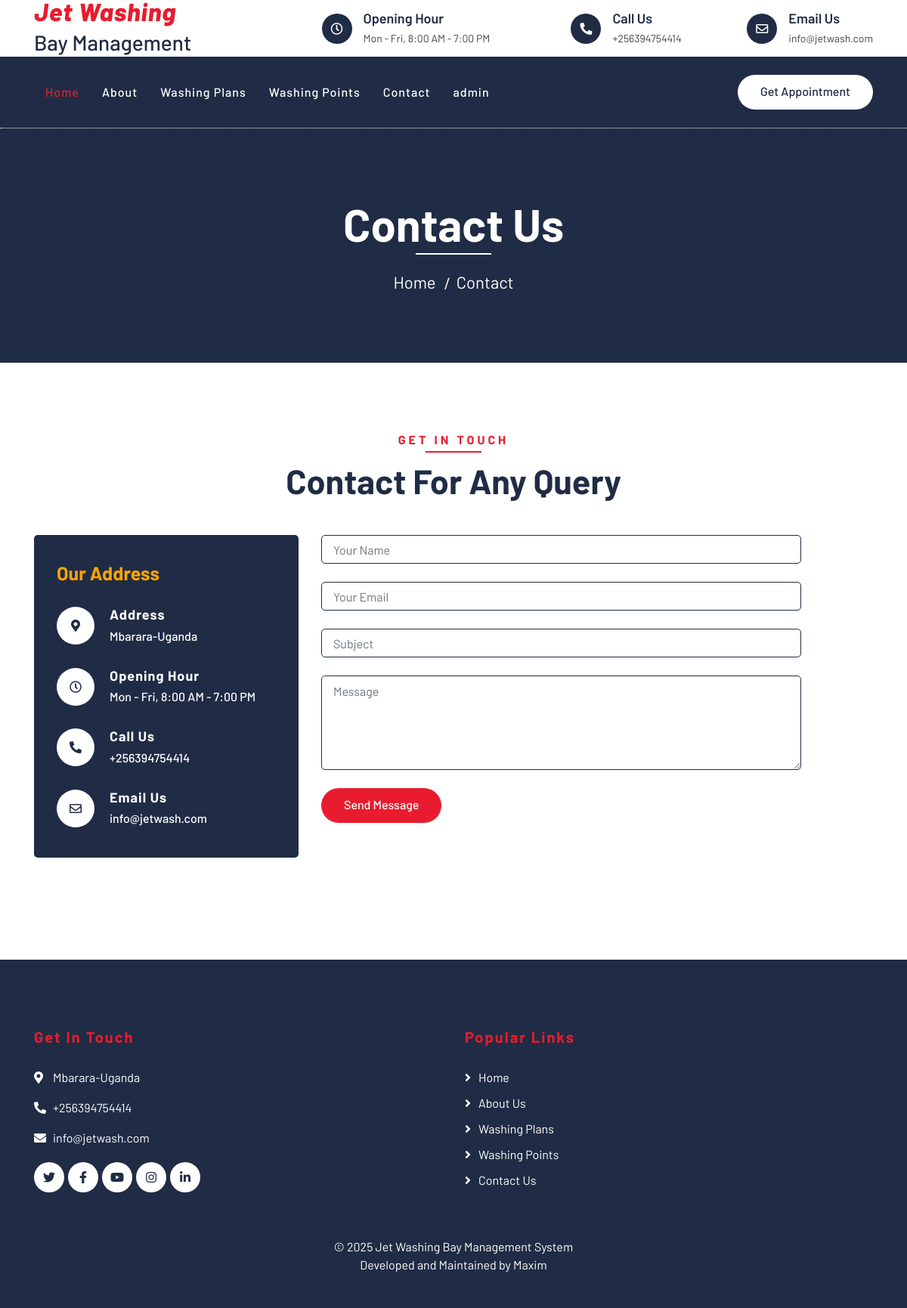
The page /contact.php on the database its author committed.
### tables this page shows
CREATE TABLE `tblpages` (
  `id` int(11) NOT NULL,
  `type` varchar(255) DEFAULT '',
  `detail` longtext DEFAULT NULL,
  `openignHrs` varchar(255) DEFAULT NULL,
  `phoneNumber` bigint(20) DEFAULT NULL,
  `emailId` varchar(120) DEFAULT NULL
);

### contact.php (the view, shortened to what this page needs)
<?php error_reporting(0);
include('includes/config.php');
    ?>
<!DOCTYPE html>
<html lang="en">
    <head>
        <link href="https://stackpath.bootstrapcdn.com/bootstrap/4.4.1/css/bootstrap.min.css" rel="stylesheet">
        <link href="https://cdnjs.cloudflare.com/ajax/libs/font-awesome/5.10.0/css/all.min.css" rel="stylesheet">
        <link href="lib/flaticon/font/flaticon.css" rel="stylesheet">
        <link href="lib/animate/animate.min.css" rel="stylesheet">
        <link href="lib/owlcarousel/assets/owl.carousel.min.css" rel="stylesheet">
        <link href="css/style.css" rel="stylesheet">
    </head>
    <body>
<?php include_once('includes/header.php');?>
        <div class="page-header">
            <div class="container">
                <div class="row">
                    <div class="col-12">
                        <h2>Contact Us</h2>
                    </div>
                    <div class="col-12">
                        <a href="index.php">Home</a>
                        <a href="contact.php">Contact</a>
                    </div>
                </div>
            </div>
        </div>
        <div class="contact">
            <div class="container">
                <div class="section-header text-center">
                    <p>Get In Touch</p>
                    <h2>Contact for any query</h2>
                </div>
                <div class="row">
<?php
$sql = "SELECT * from tblpages where type='contact'";
$query = $dbh -> prepare($sql);
$query->execute();
$results=$query->fetchAll(PDO::FETCH_OBJ);
foreach($results as $result)
{
?>
                    <div class="col-md-4">
                        <div class="contact-info">
                            <h2 style="color:orange;">Our Address</h2>
  <div class="contact-info-item">
                                <div class="contact-info-icon">
                                    <i class="fa fa-map-marker-alt"></i>
                                </div>
                                <div class="contact-info-text">
                                    <h3>Address</h3>
                                    <p><?php   echo $result->detail; ?></p>
                                </div>
                            </div>
                            <div class="contact-info-item">
                                <div class="contact-info-icon">
                                    <i class="far fa-clock"></i>
                                </div>
                                <div class="contact-info-text">
                                    <h3>Opening Hour</h3>
                                    <p><?php   echo $result->openignHrs; ?></p>
                                </div>
                            </div>
                            <div class="contact-info-item">
                                <div class="contact-info-icon">
                                    <i class="fa fa-phone-alt"></i>
                                </div>
                                <div class="contact-info-text">
                                    <h3>Call Us</h3>
                                    <p>+<?php   echo $result->phoneNumber; ?></p>
                                </div>
                            </div>
                            <div class="contact-info-item">
                                <div class="contact-info-icon">
                                    <i class="far fa-envelope"></i>
                                </div>
                                <div class="contact-info-text">
                                    <h3>Email Us</h3>
                                    <p><?php   echo $result->emailId; ?></p>
                                </div>
                            </div>
                        </div>
                    </div>
                <?php } ?>
                    <div class="col-md-7">
                        <div class="contact-form">
                            <form name="sentMessage" id="contactForm" method="post">
                                <div class="control-group">
                                    <input type="text" class="form-control" id="name" placeholder="Your Name" required="required" name="name" /><br />
                                </div>
                                <div class="control-group">
                                    <input type="email" class="form-control" id="email" placeholder="Your Email" name="email" required="required"  /> <br />
                                </div>
                                <div class="control-group">
                                    <input type="text" class="form-control" id="subject" placeholder="Subject" required="required" name="subject" /> <br />
                                </div>
                                <div class="control-group">
                                    <textarea class="form-control" id="message" placeholder="Message" required="required" name="message" ></textarea><br />
                                </div>
                                <div>
                                    <button class="btn btn-custom" type="submit" id="sendMessageButton" name="submit">Send Message</button>
                                </div>
                            </form>
                        </div>
                    </div>
                </div>
            </div>
        </div>
<?php include_once('includes/footer.php');?>
    </body>
</html>

### includes/header.php (shortened to what this page needs)
        <div class="top-bar">
            <div class="container">
                <div class="row align-items-center">
                    <div class="col-lg-4 col-md-12">
                        <div class="logo">
                            <a href="index.php">
                                <h1 style="font-size:33px;">Jet Washing </h1><h3><span>Bay Management</span></h3>
                            </a>
                        </div>
                    </div>
<?php
$sql = "SELECT * from tblpages where type='contact'";
$query = $dbh -> prepare($sql);
$query->execute();
$results=$query->fetchAll(PDO::FETCH_OBJ);
foreach($results as $result)
{
?>
                    <div class="col-lg-8 col-md-7 d-none d-lg-block">
                        <div class="row">
                            <div class="col-4">
                                <div class="top-bar-item">
                                    <div class="top-bar-icon">
                                        <i class="far fa-clock"></i>
                                    </div>
                                    <div class="top-bar-text">
                                        <h3>Opening Hour</h3>
                                        <p><?php   echo $result->openignHrs; ?></p>
                                    </div>
                                </div>
                            </div>
                            <div class="col-4">
                                <div class="top-bar-item">
                                    <div class="top-bar-icon">
                                        <i class="fa fa-phone-alt"></i>
                                    </div>
                                    <div class="top-bar-text">
                                        <h3>Call Us</h3>
                                        <p>+<?php   echo $result->phoneNumber; ?></p>
                                    </div>
                                </div>
                            </div>
                            <div class="col-4">
                                <div class="top-bar-item">
                                    <div class="top-bar-icon">
                                        <i class="far fa-envelope"></i>
                                    </div>
                                    <div class="top-bar-text">
                                        <h3>Email Us</h3>
                                        <p><?php   echo $result->emailId; ?></p>
                                    </div>
                                </div>
                            </div>
                        </div>
                    </div>
                <?php } ?>
                </div>
            </div>
        </div>
        <div class="nav-bar">
            <div class="container">
                <nav class="navbar navbar-expand-lg bg-dark navbar-dark">
                    <div class="collapse navbar-collapse justify-content-between" id="navbarCollapse">
                        <div class="navbar-nav mr-auto"  style="font-color:orange;">
                            <a href="index.php" class="nav-item nav-link active">Home</a>
                            <a href="about.php" class="nav-item nav-link">About</a>
                            <a href="washing-plans.php" class="nav-item nav-link">Washing Plans</a>
                            <a href="location.php" class="nav-item nav-link">Washing Points</a>
                            <a href="contact.php" class="nav-item nav-link">Contact</a>
                            <a href="admin" class="nav-item nav-link">admin</a>
                        </div>
                        <div class="ml-auto">
                            <a class="btn btn-custom" href="contact.php">Get Appointment</a>
                        </div>
                    </div>
                </nav>
            </div>
        </div>

### includes/footer.php (shortened to what this page needs)
<div class="footer">
            <div class="container">
                <div class="row">
                    <div class="col-lg-6 col-md-6">
                        <div class="footer-contact">
                            <h2>Get In Touch</h2>
<?php
$sql = "SELECT * from tblpages where type='contact'";
$query = $dbh -> prepare($sql);
$query->execute();
$results=$query->fetchAll(PDO::FETCH_OBJ);
foreach($results as $result)
{
?>
                            <p><i class="fa fa-map-marker-alt"></i><?php   echo $result->detail; ?></p>
                            <p><i class="fa fa-phone-alt"></i>+<?php   echo $result->phoneNumber; ?></p>
                            <p><i class="fa fa-envelope"></i><?php   echo $result->emailId; ?></p>
                        <?php } ?>
                            <div class="footer-social">
                                <a class="btn" href=""><i class="fab fa-twitter"></i></a>
                                <a class="btn" href=""><i class="fab fa-facebook-f"></i></a>
                                <a class="btn" href=""><i class="fab fa-youtube"></i></a>
                                <a class="btn" href=""><i class="fab fa-instagram"></i></a>
                                <a class="btn" href=""><i class="fab fa-linkedin-in"></i></a>
                            </div>
                        </div>
                    </div>
                    <div class="col-lg-5 col-md-6">
                        <div class="footer-link">
                            <h2>Popular Links</h2>
                              <a href="index.php">Home</a>
                            <a href="about.php">About Us</a>
                            <a href="washing-plans.php">Washing Plans</a>
                            <a href="location.php">Washing Points</a>
                            <a href="contact.php">Contact Us</a>
                        </div>
                    </div>
                </div>
            </div>
            <div class="container copyright">
            <p> &copy; <?php echo date('Y'); ?> Jet Washing Bay Management System</p> <p> Developed and Maintained  by Maxim</p>
            </div>
        </div>

### rows shown on the page
tblpages: openignHrs "Mon - Fri, 8:00 AM - 7:00 PM", phoneNumber "256394754414", emailId "info@jetwash.com", detail "Mbarara-Uganda"
